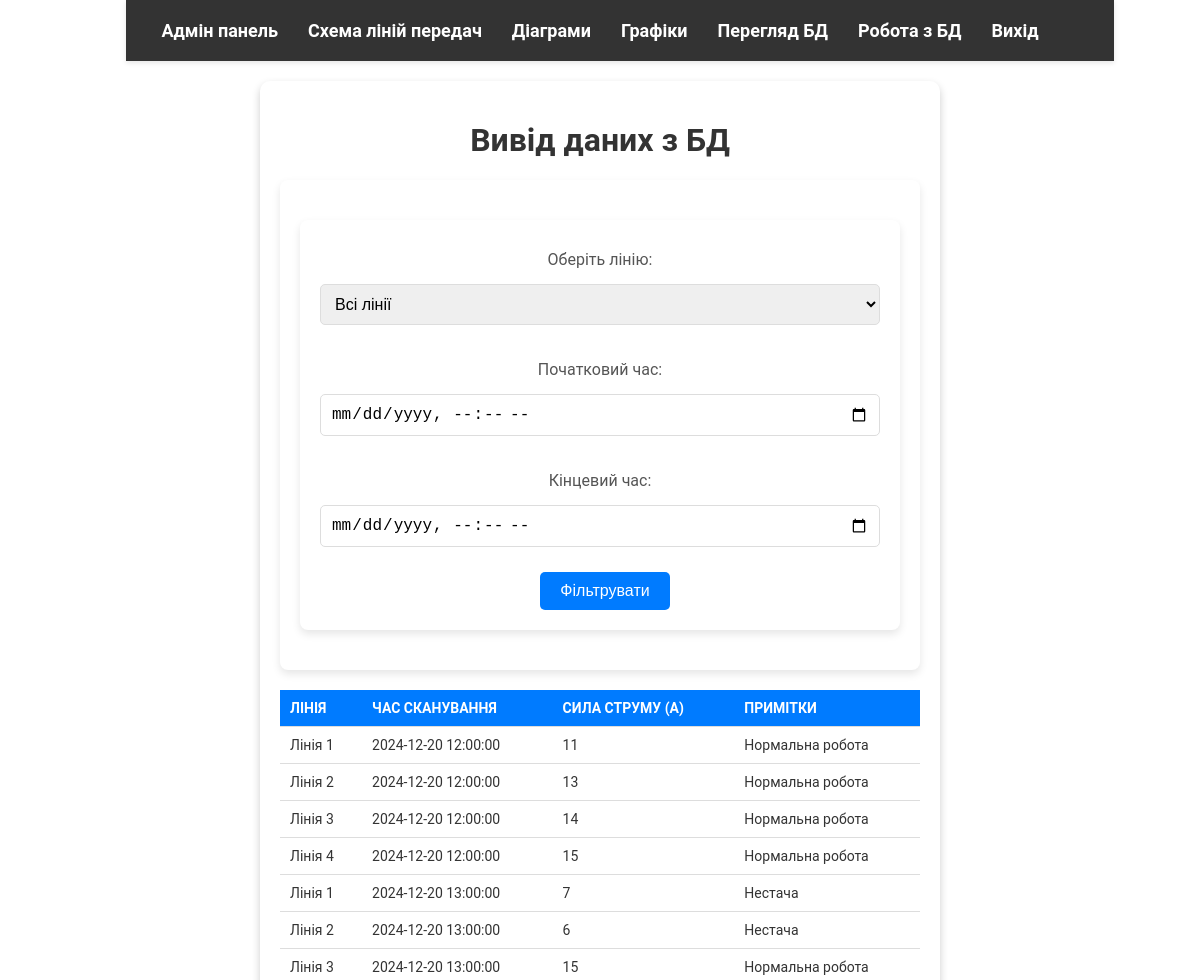
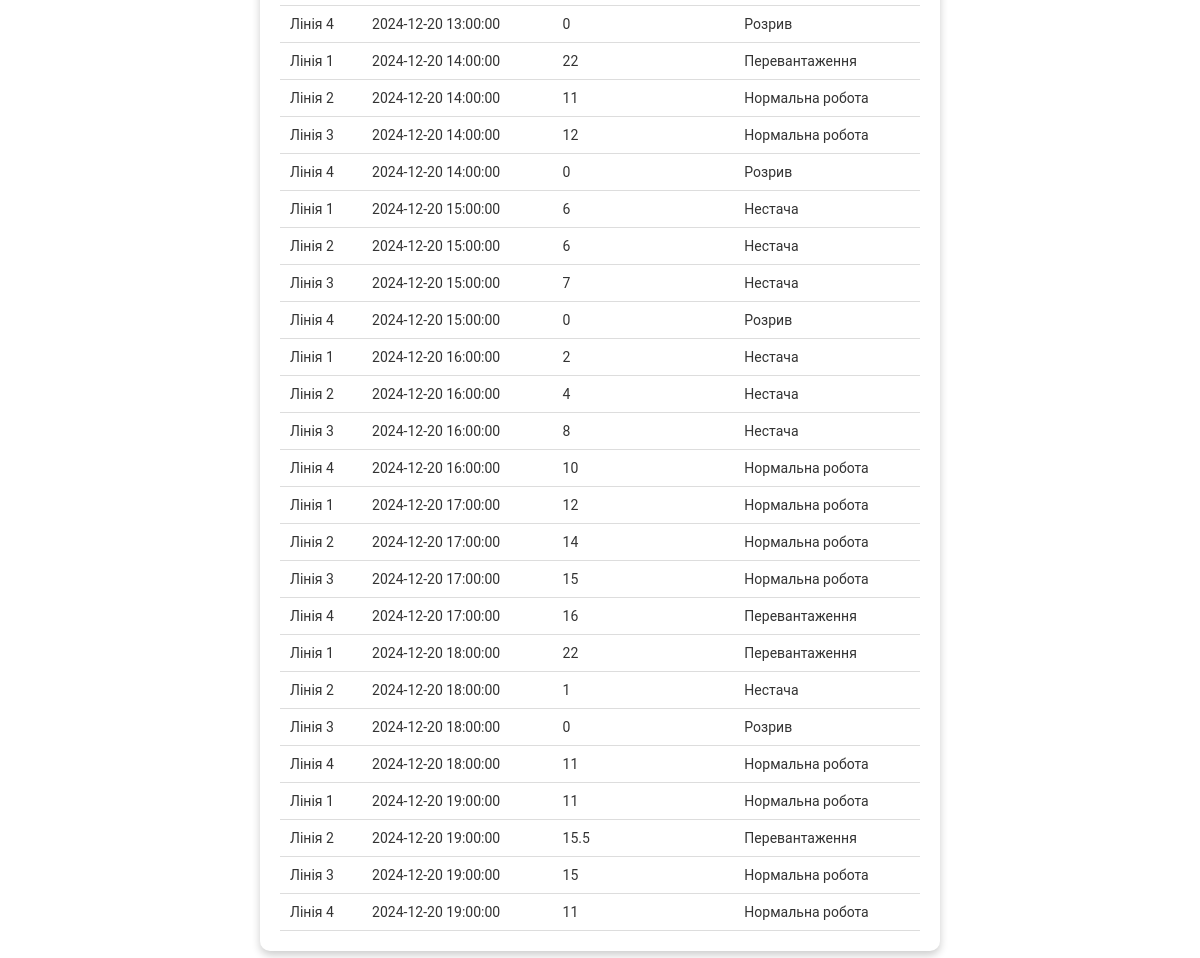
Page /FilterBD.php (signed in) on the committed database (2 pictures, top to bottom).
### tables this page shows
CREATE TABLE `line_current_readings` (
  `id` int(11) NOT NULL,
  `line_id` int(11) NOT NULL,
  `scan_time` datetime NOT NULL,
  `current_strength` float DEFAULT NULL,
  `status_id` int(11) DEFAULT NULL,
  `remarks` text DEFAULT NULL
);

CREATE TABLE `lines` (
  `id` int(11) NOT NULL,
  `line_number` int(11) NOT NULL,
  `line_description` varchar(255) DEFAULT NULL
);

### FilterBD.php (the view, shortened to what this page needs)
<?php
include 'db.php';
?>
<!DOCTYPE html>
<html lang="uk">
<head>
    <link rel="stylesheet" href="style.css">
</head>
<body>
    <header>
        <nav class="navbar">
        <ul class="navbar-list">
            <li><a href="admin.php">Адмін панель</a></li>
            <li><a href="Schema_ad.php">Схема ліній передач</a></li>
            <li><a href="Diagrams_ad.php">Діаграми</a></li>
            <li><a href="Graphics_ad.php">Графіки</a></li>
            <li><a href="FilterBD.php">Перегляд БД</a></li>
            <li><a href="WorkBD_ad.php">Робота з БД</a></li>
            <li><a href="auth.php?logout=true">Вихід</a></li>
        </ul>
        </nav>
    </header>
    <main>
        <div class="table-container">
<h1>Вивід даних з БД</h1>
        <div class="filter-form">
            <form method="GET" action="">
                <label for="line">Оберіть лінію:</label>
                <select id="line" name="line">
                    <option value="">Всі лінії</option>
                </select>
                <label for="start_time">Початковий час:</label>
                <input type="datetime-local" id="start_time" name="start_time">
                <label for="end_time">Кінцевий час:</label>
                <input type="datetime-local" id="end_time" name="end_time">
                <button type="submit">Фільтрувати</button>
            </form>
        </div>
            <table>
                <thead>
                    <tr>
                        <th>Лінія</th>
                        <th>Час сканування</th>
                        <th>Сила струму (A)</th>
                        <th>Примітки</th>
                    </tr>
                </thead>
                <tbody>
                    <?php
                    $whereClauses = [];
                    $whereSQL = !empty($whereClauses) ? 'WHERE ' . implode(' AND ', $whereClauses) : '';
                    $query = "SELECT ln.line_number, lr.scan_time, lr.current_strength,  lr.remarks
                              FROM line_current_readings lr
                              JOIN `lines` ln ON lr.line_id = ln.id
                              JOIN statuses st ON lr.status_id = st.id
                              $whereSQL
                              ORDER BY lr.scan_time ASC";
                    $result = $conn->query($query);
                    if ($result->num_rows > 0) {
                        while ($row = $result->fetch_assoc()) {
                            echo "<tr>
                                <td>Лінія {$row['line_number']}</td>
                                <td>{$row['scan_time']}</td>
                                <td>{$row['current_strength']}</td>
                                <td>{$row['remarks']}</td>
                              </tr>";
                        }
                    } else {
                        echo "<tr><td colspan='6'>Дані не знайдено</td></tr>";
                    }
                    ?>
                </tbody>
            </table>
        </div>
    </main>
</body>
</html>

### style.css (style rules this page uses)
body { margin: 0; padding: 0; font-family: 'Roboto', sans-serif; background: url('ФОН.jpg') no-repeat center center fixed; background-size: cover; color: #333; display: flex; flex-direction: column; align-items: center; justify-content: flex-start; }
.navbar { width: 100%; background: #333; color: #fff; display: flex; justify-content: space-between; padding: 10px 20px; box-shadow: 0 2px 5px rgba(0, 0, 0, 0.1); }
.navbar-list { list-style: none; display: flex; justify-content: center; padding: 10px 0; margin: 0; }
.navbar-list li { margin: 0 15px; }
.navbar-list a { text-decoration: none; color: white; font-size: 18px; font-weight: bold; }
h1 { text-align: center; margin-top: 20px; color: #333; font-size: 2em; }
.filter-form, form, .selection-container form { margin: 20px auto; max-width: 600px; background: white; padding: 20px; border-radius: 8px; box-shadow: 0 4px 8px rgba(0, 0, 0, 0.1); text-align: center; display: flex; align-items: center; gap: 10px; flex-wrap: wrap; justify-content: center; }
.filter-form label, form label, .selection-container label { display: block; font-size: 16px; margin: 10px 0 5px; text-align: left; color: #555; }
.filter-form input, .filter-form select, form select, .selection-container select { width: 100%; padding: 10px; margin-bottom: 15px; border: 1px solid #ddd; border-radius: 5px; font-size: 16px; }
.filter-form button, form button, .selection-container button { padding: 10px 20px; background: #007BFF; color: white; border: none; border-radius: 5px; cursor: pointer; font-size: 16px; transition: background-color 0.3s ease; margin-left: 10px; }
.table-container { margin: 20px auto; max-width: 800px; background: white; padding: 20px; border-radius: 10px; box-shadow: 0 4px 8px rgba(0, 0, 0, 0.2); overflow-x: auto; }
table { width: 100%; border-collapse: collapse; }
table thead { background: #007BFF; color: white; }
table th, table td { padding: 10px; text-align: left; border-bottom: 1px solid #ddd; }
table th { text-transform: uppercase; font-size: 14px; }
table td { font-size: 14px; }

### rows in the picture
line_current_readings: line.line_number "1", scan_time "2024-12-20 12:00:00", current_strength "11", remarks "Нормальна робота"
line_current_readings: line.line_number "2", scan_time "2024-12-20 12:00:00", current_strength "13", remarks "Нормальна робота"
line_current_readings: line.line_number "3", scan_time "2024-12-20 12:00:00", current_strength "14", remarks "Нормальна робота"
line_current_readings: line.line_number "4", scan_time "2024-12-20 12:00:00", current_strength "15", remarks "Нормальна робота"
line_current_readings: line.line_number "1", scan_time "2024-12-20 13:00:00", current_strength "7", remarks "Нестача"
line_current_readings: line.line_number "2", scan_time "2024-12-20 13:00:00", current_strength "6", remarks "Нестача"
line_current_readings: line.line_number "3", scan_time "2024-12-20 13:00:00", current_strength "15", remarks "Нормальна робота"
line_current_readings: line.line_number "4", scan_time "2024-12-20 13:00:00", current_strength "0", remarks "Розрив"
line_current_readings: line.line_number "1", scan_time "2024-12-20 14:00:00", current_strength "22", remarks "Перевантаження"
line_current_readings: line.line_number "2", scan_time "2024-12-20 14:00:00", current_strength "11", remarks "Нормальна робота"
line_current_readings: line.line_number "3", scan_time "2024-12-20 14:00:00", current_strength "12", remarks "Нормальна робота"
line_current_readings: line.line_number "4", scan_time "2024-12-20 14:00:00", current_strength "0", remarks "Розрив"
line_current_readings: line.line_number "1", scan_time "2024-12-20 15:00:00", current_strength "6", remarks "Нестача"
line_current_readings: line.line_number "2", scan_time "2024-12-20 15:00:00", current_strength "6", remarks "Нестача"
line_current_readings: line.line_number "3", scan_time "2024-12-20 15:00:00", current_strength "7", remarks "Нестача"
line_current_readings: line.line_number "4", scan_time "2024-12-20 15:00:00", current_strength "0", remarks "Розрив"
line_current_readings: line.line_number "1", scan_time "2024-12-20 16:00:00", current_strength "2", remarks "Нестача"
line_current_readings: line.line_number "2", scan_time "2024-12-20 16:00:00", current_strength "4", remarks "Нестача"
line_current_readings: line.line_number "3", scan_time "2024-12-20 16:00:00", current_strength "8", remarks "Нестача"
line_current_readings: line.line_number "4", scan_time "2024-12-20 16:00:00", current_strength "10", remarks "Нормальна робота"
line_current_readings: line.line_number "1", scan_time "2024-12-20 17:00:00", current_strength "12", remarks "Нормальна робота"
line_current_readings: line.line_number "2", scan_time "2024-12-20 17:00:00", current_strength "14", remarks "Нормальна робота"
line_current_readings: line.line_number "3", scan_time "2024-12-20 17:00:00", current_strength "15", remarks "Нормальна робота"
line_current_readings: line.line_number "4", scan_time "2024-12-20 17:00:00", current_strength "16", remarks "Перевантаження"
line_current_readings: line.line_number "1", scan_time "2024-12-20 18:00:00", current_strength "22", remarks "Перевантаження"
line_current_readings: line.line_number "2", scan_time "2024-12-20 18:00:00", current_strength "1", remarks "Нестача"
line_current_readings: line.line_number "3", scan_time "2024-12-20 18:00:00", current_strength "0", remarks "Розрив"
line_current_readings: line.line_number "4", scan_time "2024-12-20 18:00:00", current_strength "11", remarks "Нормальна робота"
line_current_readings: line.line_number "1", scan_time "2024-12-20 19:00:00", current_strength "11", remarks "Нормальна робота"
line_current_readings: line.line_number "2", scan_time "2024-12-20 19:00:00", current_strength "15.5", remarks "Перевантаження"
line_current_readings: line.line_number "3", scan_time "2024-12-20 19:00:00", current_strength "15", remarks "Нормальна робота"
line_current_readings: line.line_number "4", scan_time "2024-12-20 19:00:00", current_strength "11", remarks "Нормальна робота"
